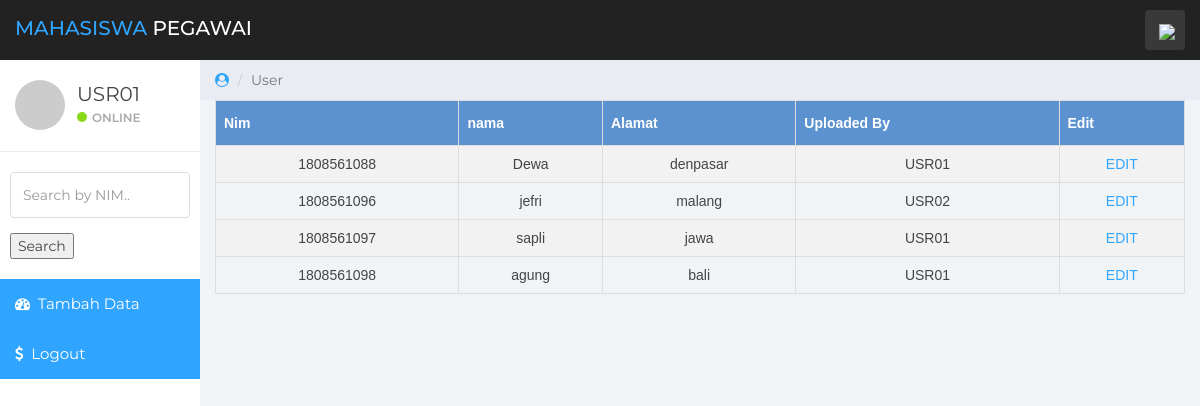
/pegawai/index_p.php (signed in), run on the app's committed database.
### tables this page shows
CREATE TABLE `mahasiswa` (
  `nim` varchar(20) NOT NULL,
  `nama` varchar(20) NOT NULL,
  `alamat` varchar(255) NOT NULL,
  `up_by` varchar(5) NOT NULL
);

### pegawai/index_p.php (the view, shortened to what this page needs)
<!DOCTYPE html>
<html>
<head>
	<link href="../css/bootstrap.min.css" rel="stylesheet">
	<link href="../css/font-awesome.min.css" rel="stylesheet">
	<link href="../css/datepicker3.css" rel="stylesheet">
	<link href="../css/styles.css" rel="stylesheet">
</head>
<body>
	<nav class="navbar navbar-custom navbar-fixed-top" role="navigation">
		<div class="container-fluid">
			<div class="navbar-header">
				<a class="navbar-brand" href="index.php"><span>Mahasiswa </span><?php echo($_SESSION['role'])?></a>
				<ul class="nav navbar-top-links navbar-right">
					<li class="dropdown"><a class="dropdown-toggle count-info" data-toggle="dropdown" href="#">
						<em><img src="../assets/image/PngItem_4212617.png" width="10px"></em>
					</a>
					</li>
				</ul>
			</div>
		</div>
	</nav>
	<div id="sidebar-collapse" class="col-sm-3 col-lg-2 sidebar">
		<div class="profile-sidebar">
			<div class="profile-userpic">
				<img src="http://placehold.it/50/30a5ff/fff" class="img-responsive" alt="">
			</div>
			<div class="profile-usertitle">
				<div class="profile-usertitle-name"><?php echo($_SESSION['pegawai'])?></div>
				<div class="profile-usertitle-status"><span class="indicator label-success"></span>Online</div>
			</div>
		</div>
		<form role="search" method="post" enctype="multipart/form-data" action="search.php">
			<div class="form-group">
				<input type="text" class="form-control" name="nim" placeholder="Search by NIM..">
			</div>
			<input type="submit" name="submit" value="Search" />
		</form>
		<ul class="nav menu">
			<li class="active"><a href="index_p.php?form=tambah"><em class="fa fa-dashboard">&nbsp;</em> Tambah Data</a></li>
			<li class="active"><a href="logout.php"><em class="fa fa-dollar">&nbsp;</em> Logout</a></li>
	</ul>
	</div>
<div class="col-sm-9 col-sm-offset-3 col-lg-10 col-lg-offset-2 main">
		<div class="row">
			<ol class="breadcrumb">
				<li><a href="#">
					<em class="fa fa-user-circle"></em>
				</a></li>
				<li class="active">User</li>
			</ol>
		</div>
        <div><table class="customers" >
            <tr>
                <th>Nim</th>
                <th>nama</th>
				<th>Alamat</th>
                <th>Uploaded By</th>
                <th>Edit</th>
            </tr>
            <?php
	$a	 ='SELECT * FROM mahasiswa m INNER JOIN user u ON m.up_by=u.id_user ';
	$b	 = mysqli_query($koneksi,$a) or die (mysqli_error());
	$c	 = mysqli_num_rows($b);
	if($c !=0){
		while($d=mysqli_fetch_array($b))
		{
			$id			= $d['nim'];
			$nama		= $d['nama'];
			$alamat		= $d['alamat'];
			$up		    = $d['up_by'];
			echo'
				<tr align="center">
					<td>'.$id.'</td>
					<td>'.$nama.'</td>
					<td>'.$alamat.'</td>
					<td>'.$up.'</td>
					<td><a href="index_p.php?page=produk&form=edit&kode='.$id.'">EDIT</td>
				</tr>';
		}
	}
?>
        </table></div>
</div>
</body>
</html>

### css/styles.css (style rules this page uses)
body { background: #f1f4f7; padding-top: 60px; font-size: 14px; color: #444444; font-family: "Montserrat", "Helvetica Neue", Helvetica, Arial, sans-serif; }
a, a:hover, a:focus { color: #30a5ff; }
input.form-control { border: 1px solid #ddd; box-shadow: none; height: 46px; }
.navbar-custom { background: #222; height: 60px; }
.navbar-header .navbar-brand { color: #fff; font-size: 20px; text-transform: uppercase; font-weight: 500; height: 60px; padding-top: 18px; }
.navbar-header .navbar-brand span { color: #30a5ff; }
.dropdown { background: rgba(255, 255, 255, 0.1); float: left; margin: 10px 8px; padding: 0px; border-radius: 4px; }
.dropdown a.dropdown-toggle { color: #fff; height: 40px; width: 40px; padding-top: 11px; padding-left: 9px; }
.navbar-top-links li:last-child { margin-right: 15px; }
.dropdown em { margin: 0 5px; }
.label-success { background-color: #8ad919; }
.navbar { border: 0; }
.sidebar { display: block; padding: 0; display: none; box-shadow: none; background: #fff; }
.sidebar ul { margin: 20px 0px; }
.sidebar form { padding: 10px 0 0 0; margin: 10px 10px 20px 10px; }
@media (min-width: 768px) { .sidebar { display: block; position: fixed; top: 60px; bottom: 0; left: 0; z-index: 1000; display: block; margin: 0; padding: 0; overflow-x: hidden; overflow-y: auto; } }
@media (min-width: 768px) { .navbar-header { width: 100%; } }
.sidebar ul.nav .active a, .sidebar ul.nav li.parent a.active, .sidebar ul.nav .active > a:hover, .sidebar ul.nav li.parent a.active:hover, .sidebar ul.nav .active > a:focus, .sidebar ul.nav li.parent a.active:focus { color: #fff; background-color: #30a5ff; }
.sidebar ul.nav li a { height: 50px; font-size: 15px; line-height: 2em; color: #444444; }
.profile-sidebar { padding: 10px 0; border-bottom: 1px solid #e9ecf2; }
.indicator { width: 10px; height: 10px; display: inline-block; border-radius: 9999px; margin-right: 5px; }
.profile-userpic img { float: left; margin: 10px 0px 0px 15px; width: 50px; height: 50px; border-radius: 9999px !important; }
.profile-usertitle { float: left; text-align: left; margin: 10px 0 0 12px; }
.profile-usertitle-name { font-size: 20px; margin-bottom: 0px; }
.profile-usertitle-status { text-transform: uppercase; color: #AAA; font-size: 12px; font-weight: 600; margin-bottom: 15px; }
.breadcrumb { border-radius: 0; padding: 10px 15px 10px 15px; background: #e9ecf2; margin: 0; }
.customers { font-family: Arial, Helvetica, sans-serif; border-collapse: collapse; width: 100%; }
.customers td, .customers th { border: 1px solid #ddd; padding: 8px; }
.customers tr:nth-child(even) { background-color: #f2f2f2; }
.customers th { padding-top: 12px; padding-bottom: 12px; text-align: left; background-color: #5c92cf; color: white; }

### data on the page
mahasiswa: nim "1808561088", nama "Dewa", alamat "denpasar", up_by "USR01"
mahasiswa: nim "1808561096", nama "jefri", alamat "malang", up_by "USR02"
mahasiswa: nim "1808561097", nama "sapli", alamat "jawa", up_by "USR01"
mahasiswa: nim "1808561098", nama "agung", alamat "bali", up_by "USR01"

### other printed values
$_SESSION['role'] "PEGAWAI"
$_SESSION['pegawai'] "USR01"
